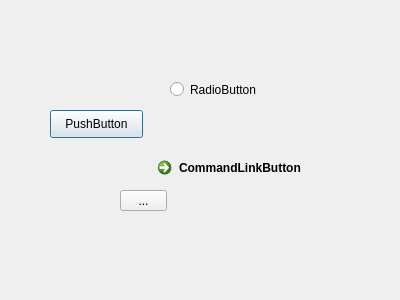
<?xml version="1.0" encoding="UTF-8"?>
<ui version="4.0">
 <class>SubWindow</class>
 <widget class="QDialog" name="SubWindow">
  <property name="geometry">
   <rect>
    <x>0</x>
    <y>0</y>
    <width>400</width>
    <height>300</height>
   </rect>
  </property>
  <property name="windowTitle">
   <string>Dialog</string>
  </property>
  <widget class="QPushButton" name="pushButton">
   <property name="geometry">
    <rect>
     <x>50</x>
     <y>110</y>
     <width>93</width>
     <height>28</height>
    </rect>
   </property>
   <property name="text">
    <string>PushButton</string>
   </property>
  </widget>
  <widget class="QToolButton" name="toolButton">
   <property name="geometry">
    <rect>
     <x>120</x>
     <y>190</y>
     <width>47</width>
     <height>21</height>
    </rect>
   </property>
   <property name="text">
    <string>...</string>
   </property>
  </widget>
  <widget class="QRadioButton" name="radioButton">
   <property name="geometry">
    <rect>
     <x>170</x>
     <y>80</y>
     <width>115</width>
     <height>19</height>
    </rect>
   </property>
   <property name="text">
    <string>RadioButton</string>
   </property>
  </widget>
  <widget class="QCommandLinkButton" name="commandLinkButton">
   <property name="geometry">
    <rect>
     <x>150</x>
     <y>150</y>
     <width>187</width>
     <height>41</height>
    </rect>
   </property>
   <property name="text">
    <string>CommandLinkButton</string>
   </property>
  </widget>
 </widget>
 <resources/>
 <connections/>
</ui>
